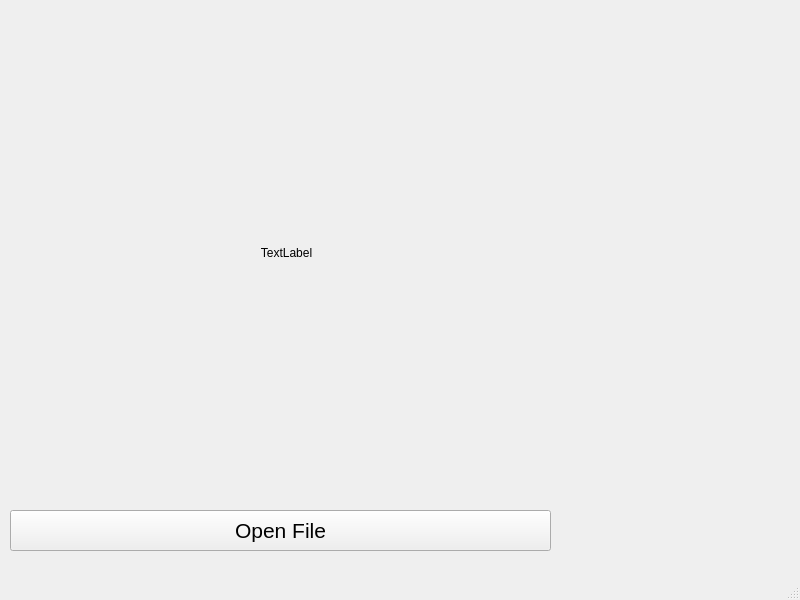
<?xml version="1.0" encoding="UTF-8"?>
<ui version="4.0">
 <class>MainWindow</class>
 <widget class="QMainWindow" name="MainWindow">
  <property name="geometry">
   <rect>
    <x>0</x>
    <y>0</y>
    <width>800</width>
    <height>600</height>
   </rect>
  </property>
  <property name="windowTitle">
   <string>MainWindow</string>
  </property>
  <widget class="QWidget" name="centralwidget">
   <widget class="QPushButton" name="pushButton">
    <property name="geometry">
     <rect>
      <x>10</x>
      <y>510</y>
      <width>541</width>
      <height>41</height>
     </rect>
    </property>
    <property name="font">
     <font>
      <pointsize>16</pointsize>
     </font>
    </property>
    <property name="text">
     <string>Open File</string>
    </property>
   </widget>
   <widget class="QLabel" name="label">
    <property name="geometry">
     <rect>
      <x>16</x>
      <y>2</y>
      <width>541</width>
      <height>501</height>
     </rect>
    </property>
    <property name="text">
     <string>TextLabel</string>
    </property>
    <property name="alignment">
     <set>Qt::AlignCenter</set>
    </property>
   </widget>
  </widget>
  <widget class="QMenuBar" name="menubar">
   <property name="geometry">
    <rect>
     <x>0</x>
     <y>0</y>
     <width>800</width>
     <height>21</height>
    </rect>
   </property>
  </widget>
  <widget class="QStatusBar" name="statusbar"/>
 </widget>
 <resources/>
 <connections/>
</ui>
